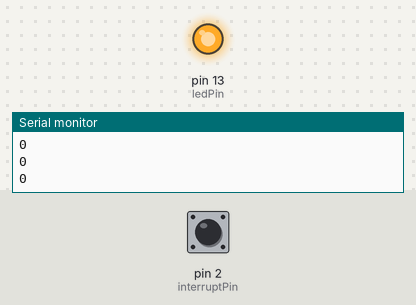
This sketch was run on a simulated Arduino Uno, built with avr-gcc and run on an emulated ATmega328P. Parts: output pins drawn as LEDs (lit = HIGH), the last lines printed to the serial monitor. Inputs (shaded band) come from the test bench; at power-on: pin 2 (interruptPin) HIGH.

Above: at 1.2 s.
1.3 s: pin 2 (interruptPin) pulled LOW for 0.15 s
At 1.37 s:
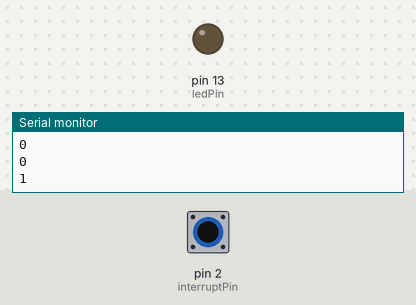
2.9 s: pin 2 (interruptPin) pulled LOW for 3.2 s
At 6.4 s:
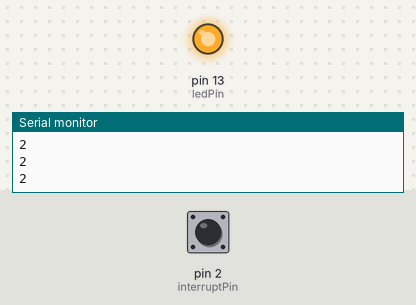
Timing chart, 0 to 7.9 s (numbered marks = the images above; inputs shaded):
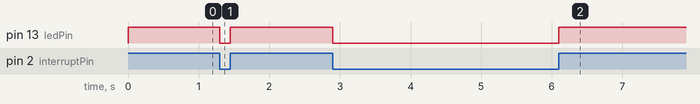

The sketch:

RPM-Sensor-Test.ino
```cpp
const    byte interruptPin =  2;
const    byte ledPin       = 13;
volatile long counter      =  0;

         long lastOutput   =  0;

void setup() {
  // put your setup code here, to run once:
  pinMode(ledPin,       OUTPUT);
  pinMode(interruptPin, INPUT_PULLUP);
  attachInterrupt(digitalPinToInterrupt(interruptPin), blip, FALLING);
  Serial.begin(115200);
  lastOutput = millis();
}

void loop() {
  // put your main code here, to run repeatedly:
  digitalWrite(13, digitalRead(2));

  if (millis() - lastOutput > 100) {
    Serial.println(counter);
    lastOutput += 100;
  }
}

void blip() {
  counter++;
}
```

Measured:
- after the input at 1.3 s, pin 13 (ledPin): HIGH → LOW at once, → HIGH 0.15 s later
- after the input at 2.9 s, pin 13 (ledPin): HIGH → LOW at once, → HIGH 3.2 s later
